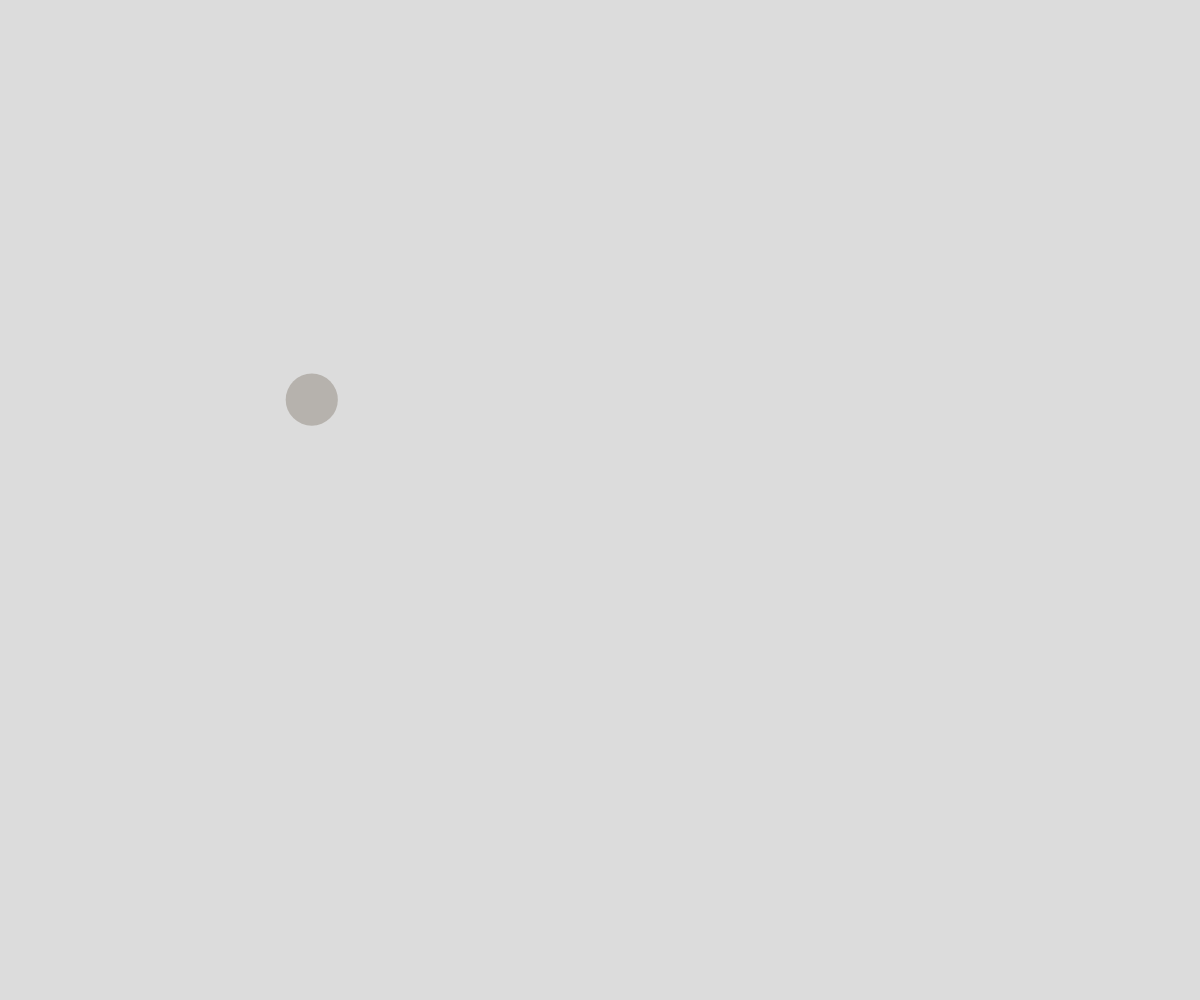
Frame 1 (no input)
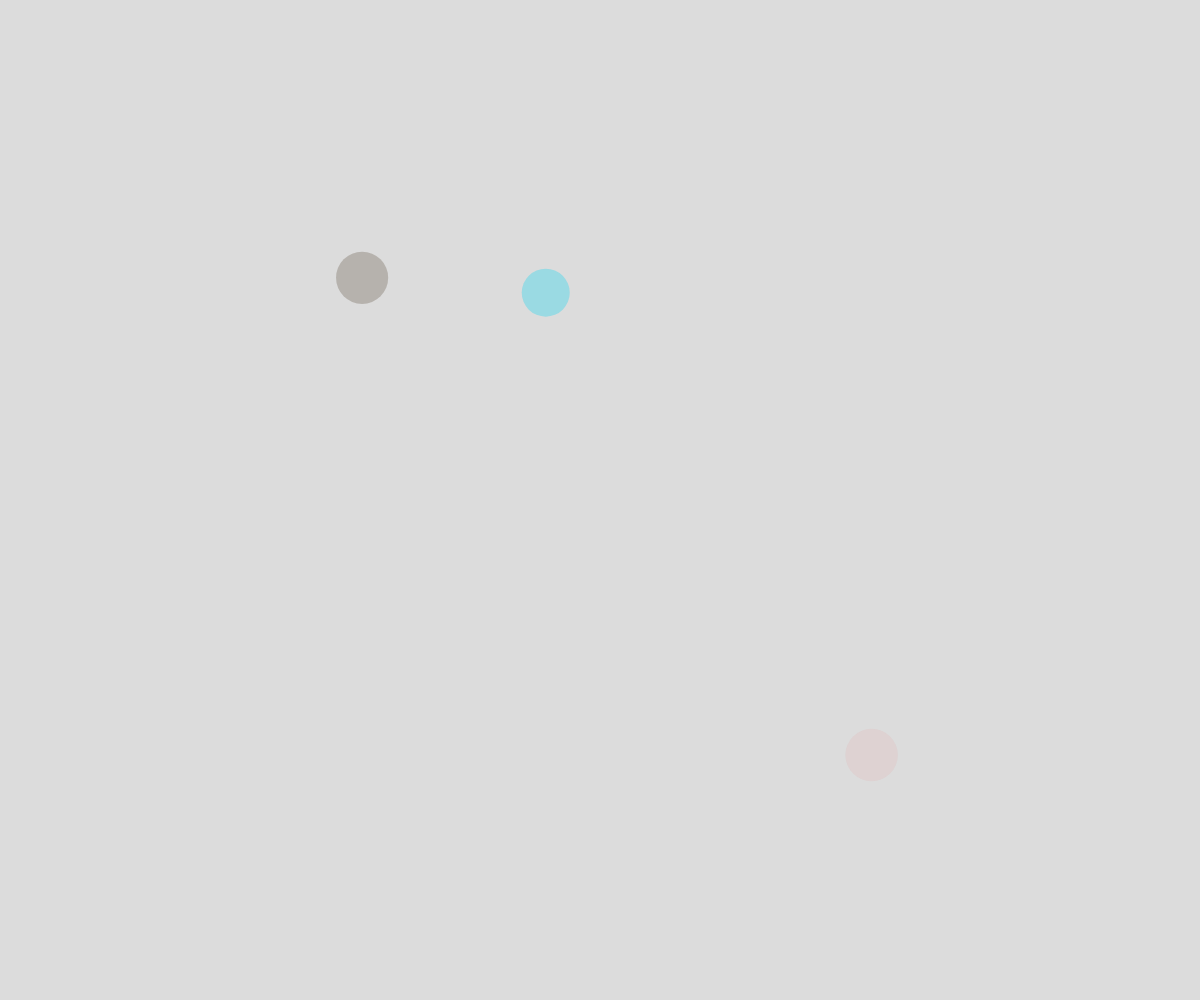
Frame 60 (no input)
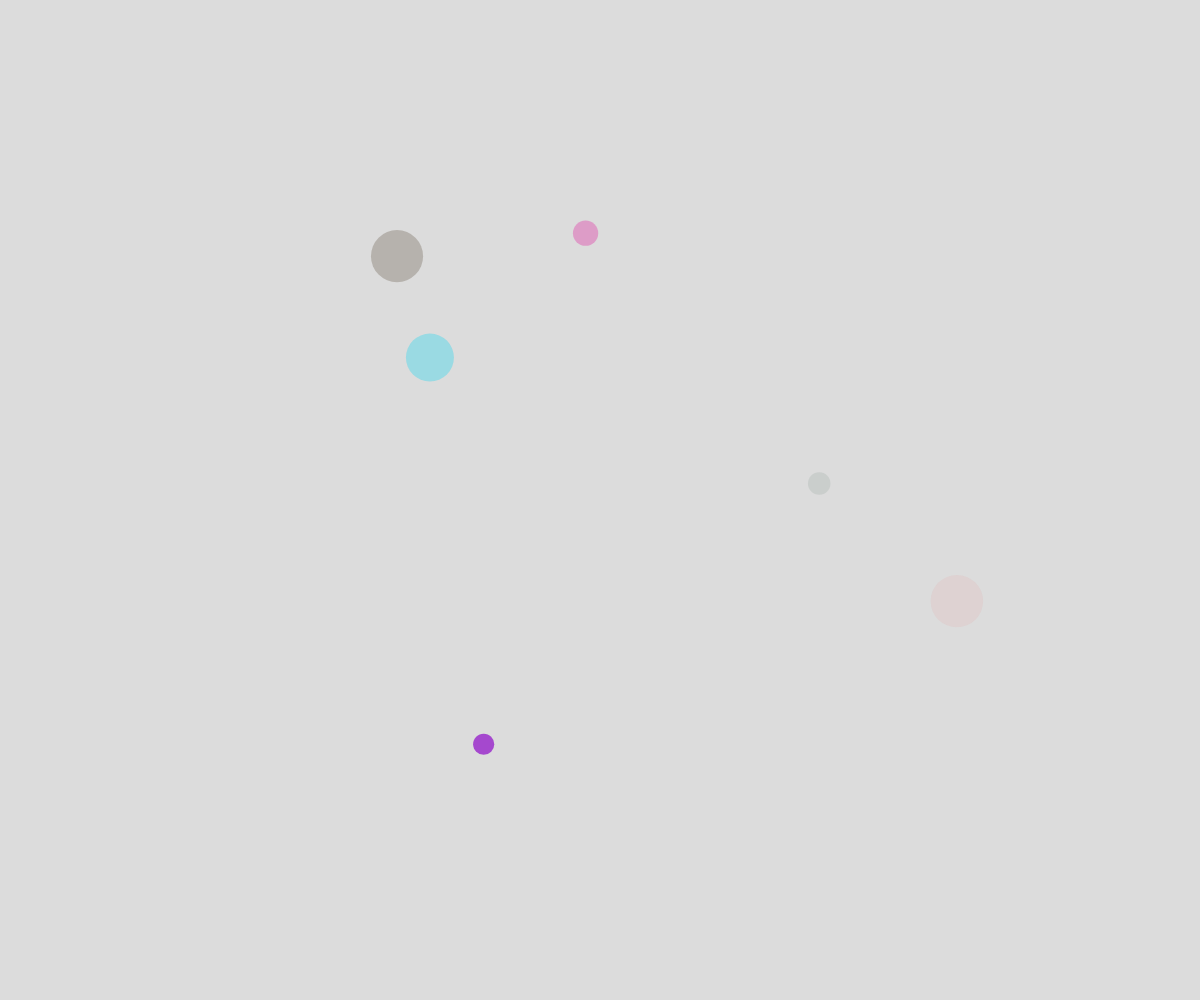
Frame 120 (the mouse pressed at the canvas centre since frame 60)

The p5.js sketch that drew these frames (run headless with seeded random() and noise() and a simulated clock; from frame 60 on, the mouse is pressed at the canvas centre):

// p5.js sketch
// ── sketch.js
// Ball Scene Demo
// Umair Khan
// September 20th, 2021
//
// Extra for Experts:
// - describe what you did to take this project "above and beyond"

let ballArray = [];

function setup() {
  createCanvas(windowWidth, windowHeight);

  for (let i = 0; i < 1; i++) {
    spawnBall();
  }
  
  //spawn ball every 1/2 second
  window.setInterval(spawnBall, 500);
}

//main draw function
function draw() {
  background(220);
  
  checkBallTouchingMouse();
  moveBall();
  displayBall(); 
}

//on mouse press
function mousePressed() {
  spawnBall();

  ballArray[ballArray.length-1].x = mouseX;
  ballArray[ballArray.length-1].y = mouseY; 
}

function checkBallTouchingMouse() {
  for (let i=ballArray.length-1; i >= 0 ; i--) {
    let howFarAway = dist(ballArray[i].x, ballArray[i].y, mouseX, mouseY);
    if (howFarAway < ballArray[i].radius) {
      ballArray.splice(i, 1);
    }
  }
}
function spawnBall() {
  let ball = {
    x: random(width),
    y: random(height),
    dx: random(3, 5),
    dy: random(3, 5),
    radius:  random(10, 30),
    ballColor: color(random(255), random(255), random(255), random(255)),
    xTime: random(0, 1000),
    yTime: random(0, 1000),
    timeChange: random(0.001, 0.01),
  };
  ballArray.push(ball);
}

function moveBall() {
  for (let theBall of ballArray) {
    theBall.x = noise(theBall.xTime) * width;
    theBall.y = noise(theBall.yTime) * height;

    theBall.xTime += theBall.timeChange;
    theBall.yTime += theBall.timeChange;

    // theBall.x += theBall.dx;
    // theBall.y += theBall.dy;
    // theBall.dx = random(-7, 7);
    // theBall.dy = random(-7, 7);
  }
}


function displayBall() {
  for (let theBall of ballArray) {
    noStroke();
    fill(theBall.ballColor);
    ellipse(theBall.x, theBall.y, theBall.radius*2);
  }
}
